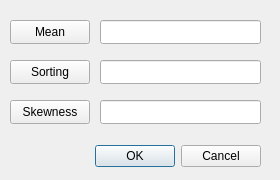
<?xml version="1.0" encoding="UTF-8"?>
<ui version="4.0">
 <class>setGSTAVariablesDialog</class>
 <widget class="QDialog" name="setGSTAVariablesDialog">
  <property name="geometry">
   <rect>
    <x>0</x>
    <y>0</y>
    <width>280</width>
    <height>180</height>
   </rect>
  </property>
  <property name="sizePolicy">
   <sizepolicy hsizetype="Fixed" vsizetype="Fixed">
    <horstretch>0</horstretch>
    <verstretch>0</verstretch>
   </sizepolicy>
  </property>
  <property name="windowTitle">
   <string>Set GSTA variables</string>
  </property>
  <widget class="QDialogButtonBox" name="buttonBox">
   <property name="geometry">
    <rect>
     <x>90</x>
     <y>140</y>
     <width>171</width>
     <height>32</height>
    </rect>
   </property>
   <property name="orientation">
    <enum>Qt::Horizontal</enum>
   </property>
   <property name="standardButtons">
    <set>QDialogButtonBox::Cancel|QDialogButtonBox::Ok</set>
   </property>
  </widget>
  <widget class="QPushButton" name="meanButton">
   <property name="geometry">
    <rect>
     <x>10</x>
     <y>20</y>
     <width>80</width>
     <height>24</height>
    </rect>
   </property>
   <property name="text">
    <string>Mean</string>
   </property>
  </widget>
  <widget class="QPushButton" name="sortingButton">
   <property name="geometry">
    <rect>
     <x>10</x>
     <y>60</y>
     <width>80</width>
     <height>24</height>
    </rect>
   </property>
   <property name="text">
    <string>Sorting</string>
   </property>
  </widget>
  <widget class="QPushButton" name="skewnessButton">
   <property name="geometry">
    <rect>
     <x>10</x>
     <y>100</y>
     <width>80</width>
     <height>24</height>
    </rect>
   </property>
   <property name="text">
    <string>Skewness</string>
   </property>
  </widget>
  <widget class="QLineEdit" name="meanLineEdit">
   <property name="geometry">
    <rect>
     <x>100</x>
     <y>20</y>
     <width>161</width>
     <height>24</height>
    </rect>
   </property>
  </widget>
  <widget class="QLineEdit" name="sortingLineEdit">
   <property name="geometry">
    <rect>
     <x>100</x>
     <y>60</y>
     <width>161</width>
     <height>24</height>
    </rect>
   </property>
  </widget>
  <widget class="QLineEdit" name="skewnessLineEdit">
   <property name="geometry">
    <rect>
     <x>100</x>
     <y>100</y>
     <width>161</width>
     <height>24</height>
    </rect>
   </property>
  </widget>
 </widget>
 <resources/>
 <connections>
  <connection>
   <sender>buttonBox</sender>
   <signal>accepted()</signal>
   <receiver>setGSTAVariablesDialog</receiver>
   <slot>accept()</slot>
   <hints>
    <hint type="sourcelabel">
     <x>248</x>
     <y>254</y>
    </hint>
    <hint type="destinationlabel">
     <x>157</x>
     <y>274</y>
    </hint>
   </hints>
  </connection>
  <connection>
   <sender>buttonBox</sender>
   <signal>rejected()</signal>
   <receiver>setGSTAVariablesDialog</receiver>
   <slot>reject()</slot>
   <hints>
    <hint type="sourcelabel">
     <x>316</x>
     <y>260</y>
    </hint>
    <hint type="destinationlabel">
     <x>286</x>
     <y>274</y>
    </hint>
   </hints>
  </connection>
 </connections>
</ui>
